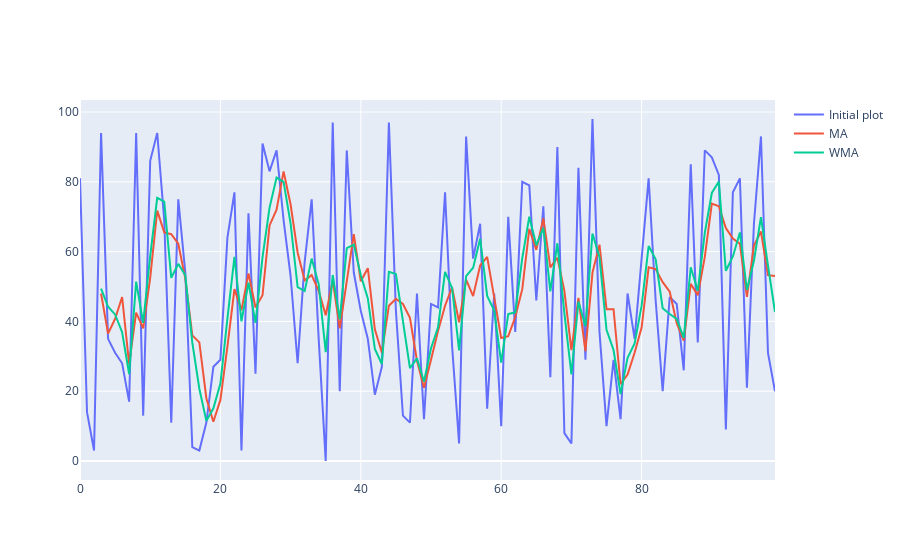

Source (notebook cell):
### Code cell
fig = go.Figure()
fig.add_trace(go.Scatter(
    y=df['data'],
    x=df['sequence'],
    name='Initial plot'
))

fig.add_trace(go.Scatter(
    y=mooving_average4,
    x=df['sequence'],
    name='MA'
))

fig.add_trace(go.Scatter(
    y=weighted_mooving_average_4,
    x=df['sequence'],
    name='WMA'
))
